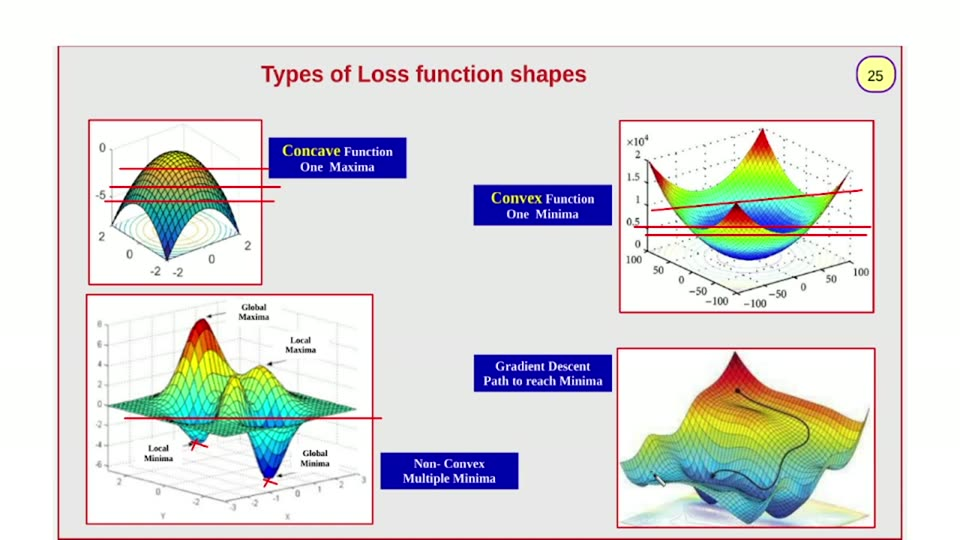
#> input picture videos/machine-learning/03_ridger_regression_gradient_descent/unique_slides/slide_025.jpg, 960 x 540 px, found by its file name
$ python make_cmp_crops.py
#> lines starting #> are read from the running program, lines starting #| are printed output that depends on the picture
#!/usr/bin/env python3
"""Side-by-side quadrant crops orig vs render_18 for visual adjudication."""
import numpy as np
from PIL import Image

NS = "/home/codespace/ai_llm_slides/videos/machine-learning/03_ridger_regression_gradient_descent"
Q = NS + "/recreated_pptx/qa/rejudge_20261027/slide025"
S = 2001 / 960.0
orig = Image.open(NS + "/unique_slides/slide_025.jpg").convert("RGB")
#> orig is the input picture: PIL image 960x540 RGB; mean R, G, B 218.6, 219.7, 218.5
ren = Image.open(Q + "/render_18.png").convert("RGB")
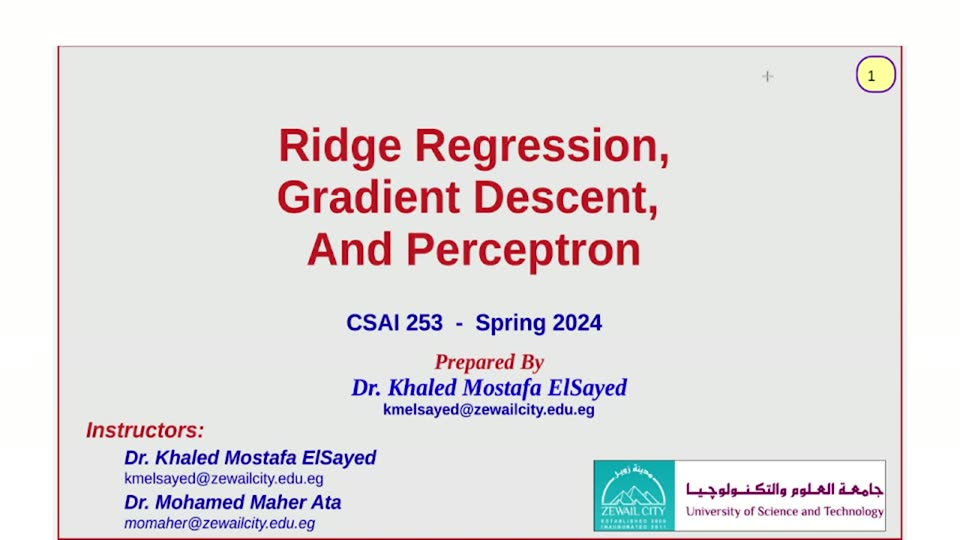
#> input picture videos/machine-learning/03_ridger_regression_gradient_descent/unique_slides/slide_001.jpg, 960 x 540 px, given in place of render_18.png, which was not available
#> ren is the input picture: PIL image 960x540 RGB; mean R, G, B 227.8, 223.9, 225.4

REGIONS = {
    "tl": (60, 110, 470, 295),
    "tr": (470, 110, 901, 320),
    "bl": (60, 290, 475, 535),
    "br": (470, 342, 901, 535),
}
for name, (x0, y0, x1, y1) in REGIONS.items():
    co = orig.crop((x0, y0, x1, y1))
    cr = ren.crop((int(x0*S), int(y0*S), int(np.ceil(x1*S))+1, int(np.ceil(y1*S))+1)).resize(co.size, Image.LANCZOS)
    w, h = co.size
    side = Image.new("RGB", (w*2+6, h), (255, 0, 255))
    side.paste(co, (0, 0)); side.paste(cr, (w+6, 0))
    side = side.resize((side.size[0]*2, side.size[1]*2), Image.LANCZOS)
    side.save(f"{Q}/cmp_{name}.png")
    # individual
    co.resize((w*2, h*2), Image.LANCZOS).save(f"{Q}/cmp_{name}_orig.png")
    cr.resize((w*2, h*2), Image.LANCZOS).save(f"{Q}/cmp_{name}_render.png")
    print(name, side.size)
#> this loop made 4 passes
#> pass 1, `co = orig.crop((x0, y0, x1, y1))`:
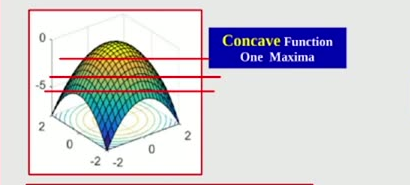
#> co: PIL image 410x185 RGB; mean R, G, B 209, 206.9, 213.3
#> pass 1, `cr = ren.crop((int(x0*S), int(y0*S), int(np.ceil(x1*S))+1, int(np.ceil..`:
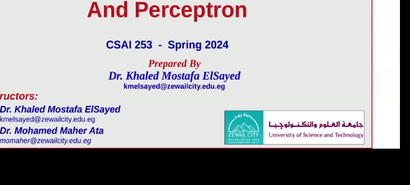
#> cr: PIL image 410x185 RGB; mean R, G, B 172.4, 171.4, 174.9
#> pass 1, `side = Image.new("RGB", (w*2+6, h), (255, 0, 255))`:
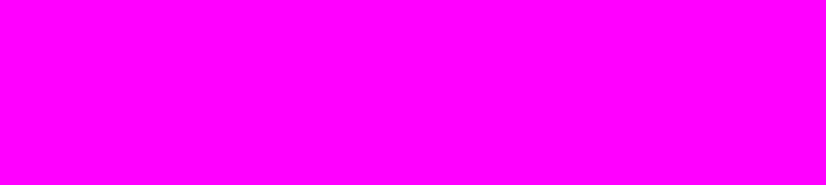
#> side: PIL image 826x185 RGB; mean R, G, B 255, 0, 255
#> pass 1, `side = side.resize((side.size[0]*2, side.size[1]*2), Image.LANCZOS)`:
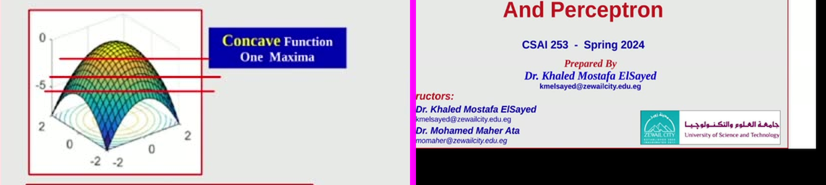
#> side: PIL image 1652x370 RGB (shown at 1/2 size); mean R, G, B 191.1, 187.8, 194.5
#> after the loop:
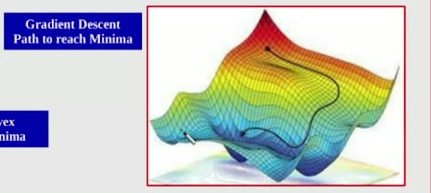
#> co: PIL image 431x193 RGB; mean R, G, B 194.1, 197.2, 193.3
#> after the loop: cr: PIL image 431x193 RGB; every value is 0
#> after the loop:
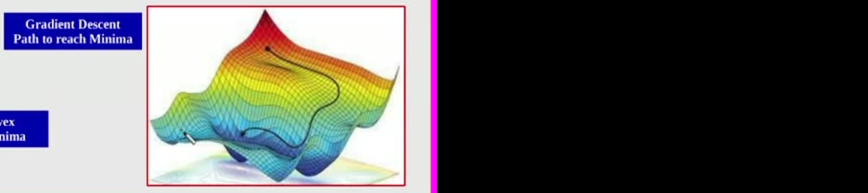
#> side: PIL image 1736x386 RGB (shown at 1/2 size); mean R, G, B 98.1, 98, 97.7
